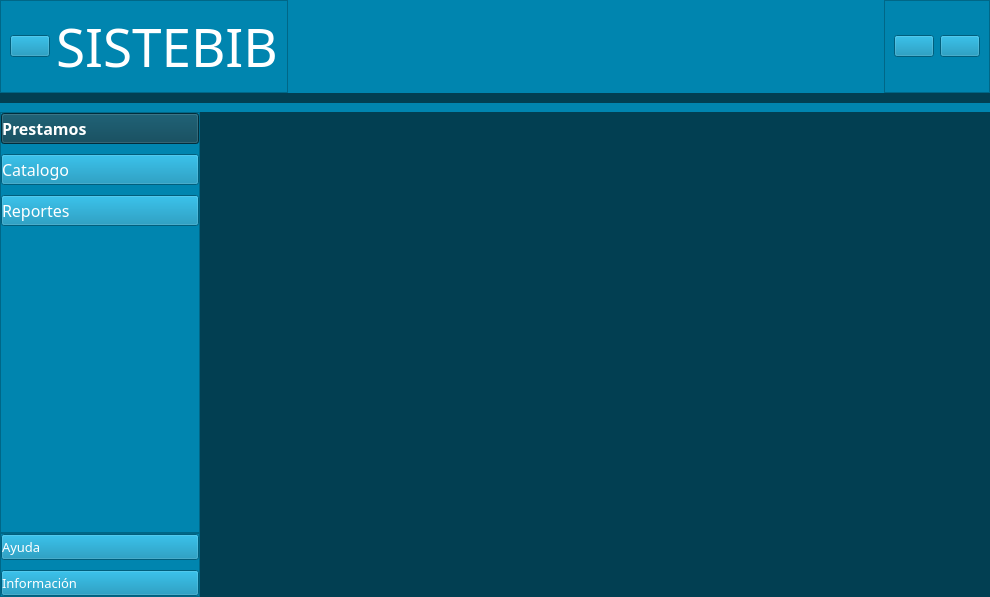
<?xml version="1.0" encoding="UTF-8"?>
<ui version="4.0">
 <class>MainWindow</class>
 <widget class="QMainWindow" name="MainWindow">
  <property name="geometry">
   <rect>
    <x>0</x>
    <y>0</y>
    <width>990</width>
    <height>597</height>
   </rect>
  </property>
  <property name="windowTitle">
   <string>MainWindow</string>
  </property>
  <property name="styleSheet">
   <string notr="true"/>
  </property>
  <widget class="QWidget" name="centralwidget">
   <property name="styleSheet">
    <string notr="true">background-color: rgb(2, 63, 82);
</string>
   </property>
   <layout class="QVBoxLayout" name="verticalLayout">
    <property name="spacing">
     <number>10</number>
    </property>
    <property name="leftMargin">
     <number>0</number>
    </property>
    <property name="topMargin">
     <number>0</number>
    </property>
    <property name="rightMargin">
     <number>0</number>
    </property>
    <property name="bottomMargin">
     <number>0</number>
    </property>
    <item alignment="Qt::AlignTop">
     <widget class="QWidget" name="header" native="true">
      <property name="styleSheet">
       <string notr="true">	background-color: rgb(0, 133, 175);</string>
      </property>
      <layout class="QHBoxLayout" name="horizontalLayout">
       <property name="spacing">
        <number>0</number>
       </property>
       <property name="leftMargin">
        <number>0</number>
       </property>
       <property name="topMargin">
        <number>0</number>
       </property>
       <property name="rightMargin">
        <number>0</number>
       </property>
       <property name="bottomMargin">
        <number>0</number>
       </property>
       <item alignment="Qt::AlignLeft">
        <widget class="QFrame" name="frameIzq">
         <property name="frameShape">
          <enum>QFrame::StyledPanel</enum>
         </property>
         <property name="frameShadow">
          <enum>QFrame::Raised</enum>
         </property>
         <layout class="QHBoxLayout" name="horizontalLayout_4">
          <item alignment="Qt::AlignLeft">
           <widget class="QPushButton" name="menubtn">
            <property name="cursor">
             <cursorShape>PointingHandCursor</cursorShape>
            </property>
            <property name="text">
             <string/>
            </property>
            <property name="icon">
             <iconset>
              <normaloff>../../Qss/icons/Icons/feather/align-justify.png</normaloff>../../Qss/icons/Icons/feather/align-justify.png</iconset>
            </property>
            <property name="iconSize">
             <size>
              <width>40</width>
              <height>40</height>
             </size>
            </property>
           </widget>
          </item>
          <item>
           <widget class="QLabel" name="label">
            <property name="font">
             <font>
              <family>Century Gothic</family>
              <pointsize>40</pointsize>
              <bold>false</bold>
             </font>
            </property>
            <property name="styleSheet">
             <string notr="true">color: rgb(255, 255, 255);</string>
            </property>
            <property name="text">
             <string>SISTEBIB</string>
            </property>
           </widget>
          </item>
         </layout>
        </widget>
       </item>
       <item alignment="Qt::AlignRight">
        <widget class="QFrame" name="frameDer">
         <property name="frameShape">
          <enum>QFrame::StyledPanel</enum>
         </property>
         <property name="frameShadow">
          <enum>QFrame::Raised</enum>
         </property>
         <layout class="QHBoxLayout" name="horizontalLayout_3">
          <item>
           <widget class="QPushButton" name="Settings">
            <property name="cursor">
             <cursorShape>PointingHandCursor</cursorShape>
            </property>
            <property name="text">
             <string/>
            </property>
            <property name="icon">
             <iconset>
              <normaloff>../../Qss/icons/Icons/feather/settings.png</normaloff>../../Qss/icons/Icons/feather/settings.png</iconset>
            </property>
            <property name="iconSize">
             <size>
              <width>40</width>
              <height>40</height>
             </size>
            </property>
           </widget>
          </item>
          <item>
           <widget class="QPushButton" name="User">
            <property name="cursor">
             <cursorShape>PointingHandCursor</cursorShape>
            </property>
            <property name="text">
             <string/>
            </property>
            <property name="icon">
             <iconset>
              <normaloff>../../Qss/icons/Icons/feather/user.png</normaloff>../../Qss/icons/Icons/feather/user.png</iconset>
            </property>
            <property name="iconSize">
             <size>
              <width>40</width>
              <height>40</height>
             </size>
            </property>
           </widget>
          </item>
         </layout>
        </widget>
       </item>
      </layout>
     </widget>
    </item>
    <item>
     <widget class="QWidget" name="mainBody" native="true">
      <property name="sizePolicy">
       <sizepolicy hsizetype="Preferred" vsizetype="Expanding">
        <horstretch>0</horstretch>
        <verstretch>0</verstretch>
       </sizepolicy>
      </property>
      <property name="styleSheet">
       <string notr="true">	background-color: rgb(0, 133, 175);</string>
      </property>
      <layout class="QHBoxLayout" name="horizontalLayout_2">
       <property name="spacing">
        <number>0</number>
       </property>
       <property name="leftMargin">
        <number>0</number>
       </property>
       <property name="rightMargin">
        <number>0</number>
       </property>
       <property name="bottomMargin">
        <number>0</number>
       </property>
       <item>
        <widget class="QCustomSlideMenu" name="MenuIzq" native="true">
         <property name="minimumSize">
          <size>
           <width>200</width>
           <height>0</height>
          </size>
         </property>
         <layout class="QVBoxLayout" name="verticalLayout_3">
          <property name="spacing">
           <number>0</number>
          </property>
          <property name="leftMargin">
           <number>0</number>
          </property>
          <property name="topMargin">
           <number>0</number>
          </property>
          <property name="rightMargin">
           <number>0</number>
          </property>
          <property name="bottomMargin">
           <number>0</number>
          </property>
          <item>
           <widget class="QWidget" name="widget" native="true">
            <layout class="QVBoxLayout" name="verticalLayout_4">
             <property name="spacing">
              <number>0</number>
             </property>
             <property name="leftMargin">
              <number>0</number>
             </property>
             <property name="topMargin">
              <number>0</number>
             </property>
             <property name="rightMargin">
              <number>0</number>
             </property>
             <property name="bottomMargin">
              <number>0</number>
             </property>
             <item>
              <widget class="QFrame" name="frame">
               <property name="frameShape">
                <enum>QFrame::StyledPanel</enum>
               </property>
               <property name="frameShadow">
                <enum>QFrame::Raised</enum>
               </property>
               <layout class="QVBoxLayout" name="verticalLayout_5">
                <property name="spacing">
                 <number>10</number>
                </property>
                <property name="leftMargin">
                 <number>0</number>
                </property>
                <property name="topMargin">
                 <number>0</number>
                </property>
                <property name="rightMargin">
                 <number>0</number>
                </property>
                <property name="bottomMargin">
                 <number>0</number>
                </property>
                <item>
                 <widget class="QPushButton" name="Prestamos">
                  <property name="font">
                   <font>
                    <family>Century Gothic</family>
                    <pointsize>12</pointsize>
                    <bold>true</bold>
                   </font>
                  </property>
                  <property name="cursor">
                   <cursorShape>PointingHandCursor</cursorShape>
                  </property>
                  <property name="styleSheet">
                   <string notr="true">text-align: left;
background-color: rgb(2, 63, 82);
color: rgb(255, 255, 255);
border-left-color: rgb(255, 255, 255);</string>
                  </property>
                  <property name="text">
                   <string>Prestamos</string>
                  </property>
                  <property name="icon">
                   <iconset>
                    <normaloff>../../Qss/icons/Icons/font_awesome/solid/cart-flatbed.png</normaloff>../../Qss/icons/Icons/font_awesome/solid/cart-flatbed.png</iconset>
                  </property>
                  <property name="iconSize">
                   <size>
                    <width>40</width>
                    <height>40</height>
                   </size>
                  </property>
                 </widget>
                </item>
                <item>
                 <widget class="QPushButton" name="Catalogo">
                  <property name="font">
                   <font>
                    <family>Century Gothic</family>
                    <pointsize>12</pointsize>
                   </font>
                  </property>
                  <property name="cursor">
                   <cursorShape>PointingHandCursor</cursorShape>
                  </property>
                  <property name="styleSheet">
                   <string notr="true">text-align: left;
color: rgb(255, 255, 255);</string>
                  </property>
                  <property name="text">
                   <string>Catalogo</string>
                  </property>
                  <property name="icon">
                   <iconset>
                    <normaloff>../../Qss/icons/Icons/font_awesome/solid/book.png</normaloff>../../Qss/icons/Icons/font_awesome/solid/book.png</iconset>
                  </property>
                  <property name="iconSize">
                   <size>
                    <width>40</width>
                    <height>40</height>
                   </size>
                  </property>
                 </widget>
                </item>
                <item>
                 <widget class="QPushButton" name="Reportes">
                  <property name="font">
                   <font>
                    <family>Century Gothic</family>
                    <pointsize>12</pointsize>
                   </font>
                  </property>
                  <property name="cursor">
                   <cursorShape>PointingHandCursor</cursorShape>
                  </property>
                  <property name="styleSheet">
                   <string notr="true">text-align: left;
color: rgb(255, 255, 255);</string>
                  </property>
                  <property name="text">
                   <string>Reportes</string>
                  </property>
                  <property name="icon">
                   <iconset>
                    <normaloff>../../Qss/icons/Icons/font_awesome/solid/file-signature.png</normaloff>../../Qss/icons/Icons/font_awesome/solid/file-signature.png</iconset>
                  </property>
                  <property name="iconSize">
                   <size>
                    <width>40</width>
                    <height>40</height>
                   </size>
                  </property>
                 </widget>
                </item>
                <item>
                 <spacer name="verticalSpacer">
                  <property name="orientation">
                   <enum>Qt::Vertical</enum>
                  </property>
                  <property name="sizeHint" stdset="0">
                   <size>
                    <width>20</width>
                    <height>40</height>
                   </size>
                  </property>
                 </spacer>
                </item>
               </layout>
              </widget>
             </item>
             <item>
              <widget class="QFrame" name="frame_2">
               <property name="frameShape">
                <enum>QFrame::StyledPanel</enum>
               </property>
               <property name="frameShadow">
                <enum>QFrame::Raised</enum>
               </property>
               <layout class="QVBoxLayout" name="verticalLayout_6">
                <property name="spacing">
                 <number>10</number>
                </property>
                <property name="leftMargin">
                 <number>0</number>
                </property>
                <property name="topMargin">
                 <number>0</number>
                </property>
                <property name="rightMargin">
                 <number>0</number>
                </property>
                <property name="bottomMargin">
                 <number>0</number>
                </property>
                <item>
                 <widget class="QPushButton" name="Ayuda">
                  <property name="font">
                   <font>
                    <family>Century Gothic</family>
                    <pointsize>10</pointsize>
                   </font>
                  </property>
                  <property name="cursor">
                   <cursorShape>PointingHandCursor</cursorShape>
                  </property>
                  <property name="styleSheet">
                   <string notr="true">text-align: left;
color: rgb(255, 255, 255);</string>
                  </property>
                  <property name="text">
                   <string>Ayuda</string>
                  </property>
                  <property name="icon">
                   <iconset>
                    <normaloff>../../Qss/icons/Icons/material_design/help.png</normaloff>../../Qss/icons/Icons/material_design/help.png</iconset>
                  </property>
                  <property name="iconSize">
                   <size>
                    <width>30</width>
                    <height>30</height>
                   </size>
                  </property>
                 </widget>
                </item>
                <item>
                 <widget class="QPushButton" name="Informacion">
                  <property name="font">
                   <font>
                    <family>Century Gothic</family>
                    <pointsize>10</pointsize>
                   </font>
                  </property>
                  <property name="cursor">
                   <cursorShape>PointingHandCursor</cursorShape>
                  </property>
                  <property name="styleSheet">
                   <string notr="true">text-align: left;
color: rgb(255, 255, 255);</string>
                  </property>
                  <property name="text">
                   <string>Información</string>
                  </property>
                  <property name="icon">
                   <iconset>
                    <normaloff>../../Qss/icons/Icons/material_design/info.png</normaloff>../../Qss/icons/Icons/material_design/info.png</iconset>
                  </property>
                  <property name="iconSize">
                   <size>
                    <width>30</width>
                    <height>30</height>
                   </size>
                  </property>
                 </widget>
                </item>
               </layout>
              </widget>
             </item>
            </layout>
           </widget>
          </item>
         </layout>
        </widget>
       </item>
       <item>
        <widget class="QWidget" name="Body" native="true">
         <property name="styleSheet">
          <string notr="true">background-color: rgb(2, 63, 82);</string>
         </property>
         <layout class="QVBoxLayout" name="verticalLayout_2">
          <item>
           <widget class="QStackedWidget" name="stackedWidget">
            <widget class="QWidget" name="page"/>
            <widget class="QWidget" name="page_2"/>
           </widget>
          </item>
         </layout>
        </widget>
       </item>
      </layout>
     </widget>
    </item>
   </layout>
  </widget>
 </widget>
 <customwidgets>
  <customwidget>
   <class>QCustomSlideMenu</class>
   <extends>QWidget</extends>
   <header location="global">Custom_Widgets.Widgets.h</header>
   <container>1</container>
  </customwidget>
 </customwidgets>
 <resources/>
 <connections/>
</ui>
